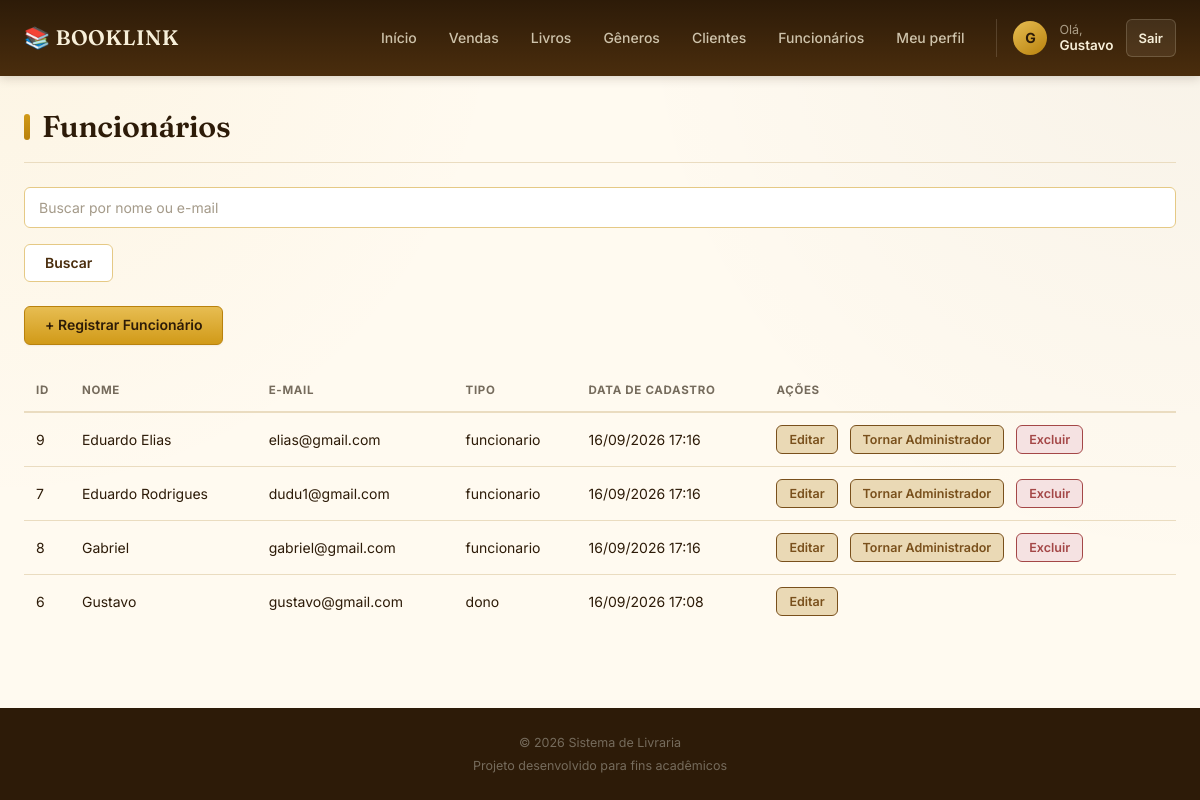
/funcionarios (signed in), run on the app's committed database.
### models.py (models this page shows)
class Usuario(UserMixin, db.Model):
    __tablename__ = 'usuarios'
    id = db.Column(db.Integer, primary_key=True)
    nome = db.Column(db.String(100), nullable=False)
    email = db.Column(db.String(100), unique=True, nullable=False)
    senha = db.Column(db.String(255), nullable=False)
    tipo = db.Column(
        db.String(20),
        nullable=False,
        default='funcionario'
    )
    empresa_id = db.Column(
        db.Integer,
        db.ForeignKey('empresas.id'),
        nullable=True
    )
    data_cadastro = db.Column(
        db.DateTime,
        default=datetime.now
    )
    vendas = db.relationship(
        'Venda',
        backref='usuario',
        lazy=True
    )

### routes/funcionarios.py (the view, shortened to what this page needs)
@funcionarios_bp.route('/funcionarios')
@login_required
def listar_funcionarios():
    if current_user.tipo not in ['dono', 'admin_empresa']:
        return redirect(url_for('home'))
    busca = request.args.get('busca', '').strip()
    query = Usuario.query.filter_by(
        empresa_id=current_user.empresa_id
    )
    funcionarios = query.order_by(
        Usuario.nome
    ).all()
    return render_template(
        'funcionarios/funcionarios.html',
        funcionarios=funcionarios,
        busca=busca
    )

### app.py (called while the page is built)
@lm.user_loader
def user_loader(id):
    usuario = Usuario.query.filter_by(
        id=id
    ).first()
    return usuario

### templates/funcionarios/funcionarios.html (shortened to what this page needs)
{% extends "base.html" %}
{% block content %}
<h1 class="titulo-pagina">
    Funcionários
</h1>
<form
    method="GET"
    action="{{ url_for('funcionarios.listar_funcionarios') }}"
>
    <div class="campo">
        <input
            type="text"
            name="busca"
            placeholder="Buscar por nome ou e-mail"
            value="{{ busca }}"
        >
    </div>
    <button
        type="submit"
        class="botao"
    >
        Buscar
    </button>
</form>
<br>
<a
    class="botao botao-adicionar"
    href="{{ url_for('funcionarios.registrar_funcionario') }}"
>
    + Registrar Funcionário
</a>
<br>
<br>
<table class="tabela">
    <thead>
        <tr>
            <th>ID</th>
            <th>Nome</th>
            <th>E-mail</th>
            <th>Tipo</th>
            <th>Data de cadastro</th>
            <th>Ações</th>
        </tr>
    </thead>
    <tbody>
        {% for funcionario in funcionarios %}
        <tr>
            <td>
                {{ funcionario.id }}
            </td>
            <td>
                {{ funcionario.nome }}
            </td>
            <td>
                {{ funcionario.email }}
            </td>
            <td>
                {{ funcionario.tipo }}
            </td>
            <td>
                {{ funcionario.data_cadastro.strftime(
                    '%d/%m/%Y %H:%M'
                ) }}
            </td>
            <td>
                {% if current_user.tipo == 'dono'
                    or funcionario.id == current_user.id %}
                    <a
                        class="botao botao-editar"
                        href="{{ url_for(
                            'funcionarios.editar_funcionarios',
                            id=funcionario.id
                        ) }}"
                    >
                        Editar
                    </a>
                {% endif %}
                {% if current_user.tipo == 'dono' %}
                    {% if funcionario.tipo == 'funcionario' %}
                        <a
                            class="botao botao-editar"
                            href="{{ url_for(
                                'funcionarios.tornar_admin',
                                id=funcionario.id
                            ) }}"
                        >
                            Tornar Administrador
                        </a>
                    {% endif %}
                    {% if funcionario.tipo in [
                        'funcionario',
                        'admin_empresa'
                    ] %}
                        <a
                            class="botao botao-deletar"
                            href="{{ url_for(
                                'funcionarios.deletar_funcionario',
                                id=funcionario.id
                            ) }}"
                            onclick="return confirm(
                                'Tem certeza que deseja excluir este usuário?'
                            )"
                        >
                            Excluir
                        </a>
                    {% endif %}
                {% endif %}
            </td>
        </tr>
        {% endfor %}
    </tbody>
</table>
{% endblock %}

### templates/base.html (shortened to what this page needs)
<!DOCTYPE html>
<html lang="pt-br">
<head>
<link rel="stylesheet" href="{{ url_for('static', filename='style.css') }}">
</head>
<body>
<header class="header">
    <div class="header-container">
        <a href="{{ url_for('home') }}" class="logo">
            📚 BOOKLINK
        </a>
        <nav class="nav">
            <a href="{{ url_for('homeAdm.homeAdm') }}">
                Início
            </a>
            <a href="{{ url_for('vendas.nova_venda') }}">
                Vendas
            </a>
            <a href="{{ url_for('livros.listar_livros') }}">
                Livros
            </a>
            <a href="{{ url_for('generos.listar_generos') }}">
                Gêneros
            </a>
            <a href="{{ url_for('compradores.listar_compradores') }}">
                Clientes
            </a>
            {% if current_user.tipo in ['dono', 'admin_empresa'] %}
                <a href="{{ url_for('funcionarios.listar_funcionarios') }}">
                    Funcionários
                </a>
            {% endif %}
            <a href="{{ url_for('funcionarios.editar_funcionarios', id=current_user.id) }}">
                Meu perfil
            </a>
            {% if current_user.is_authenticated %}
                <div class="user-area">
                    <div class="user-avatar">
                        {{ current_user.nome[0]|upper }}
                    </div>
                    <div class="user-info">
                        <span>Olá,</span>
                        <strong>{{ current_user.nome }}</strong>
                    </div>
                    <a href="{{ url_for('logout') }}" class="logout-btn">
                        Sair
                    </a>
                </div>
            {% endif %}
        </nav>
    </div>
</header>
<main class="container">
    {% block content %}
    {% endblock %}
</main>
<footer class="footer">
    <p>
        © 2026 Sistema de Livraria
    </p>
    <p>
        Projeto desenvolvido para fins acadêmicos
    </p>
</footer>
</body>
</html>

### data on the page
Usuario: nome "G", nome "Gustavo", id "6", email "gustavo@gmail.com", tipo "dono", data_cadastro "16/09/2026 17:08"
Usuario: id "9", nome "Eduardo Elias", email "elias@gmail.com", tipo "funcionario", data_cadastro "16/09/2026 17:16"
Usuario: id "7", nome "Eduardo Rodrigues", email "dudu1@gmail.com", tipo "funcionario", data_cadastro "16/09/2026 17:16"
Usuario: id "8", nome "Gabriel", email "gabriel@gmail.com", tipo "funcionario", data_cadastro "16/09/2026 17:16"
